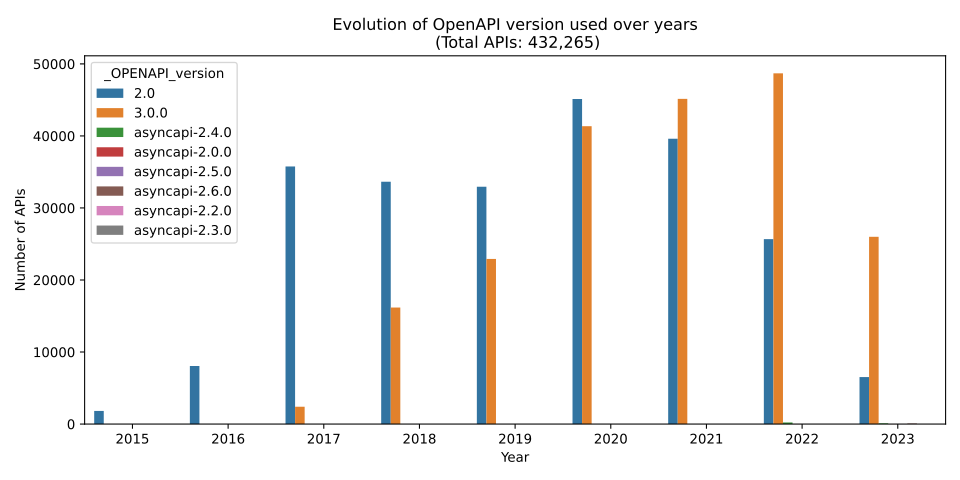

Python code for this plot:
import seaborn as sns
import pandas as pd
from matplotlib import pyplot as plt
from pymongo import MongoClient
from tqdm import tqdm

# Connect to MongoDB
client = MongoClient('mongodb://localhost:27017/?directConnection=true')
db = client['swagger']
collection = db['apis']

# get app _OPENAPI_version and _created_at
pipeline = [
    {
        "$project": {
            "_OPENAPI_version": 1,
            "_created_at": 1
        }
    }
]

# Execute the pipeline and store the results in a list
results = list(collection.aggregate(pipeline))

# remove None
results = [result for result in results if result["_OPENAPI_version"] is not None and result["_created_at"] is not None]

# keep only year and _OPENAPI_version
results = [{"year": result["_created_at"][:4], "_OPENAPI_version": result["_OPENAPI_version"]} for result in results]
# convert to dataframe year and _OPENAPI_version
df = pd.DataFrame(results, columns=["year", "_OPENAPI_version"])

# plot the trend of _OPENAPI_version over years counting the number of APIs
# sort by year
df = df.sort_values(by="year")
# make the plot wider
plt.figure(figsize=(10, 5))
sns.countplot(data=df, x="year", hue="_OPENAPI_version")
plt.title(f"Evolution of OpenAPI version used over years\n (Total APIs: {df.shape[0]:,})")
plt.xlabel("Year")
plt.ylabel("Number of APIs")
plt.tight_layout()
# save figure as svg
plt.savefig("evolution_openapi_over_years.svg")
plt.show()
